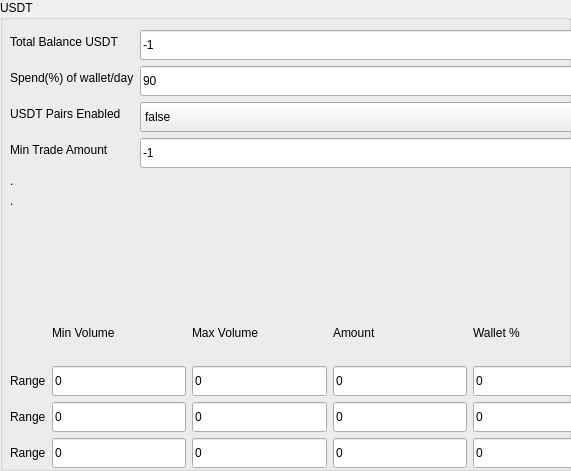
             <widget class="QGroupBox" name="groupBox_3">
              <property name="geometry">
               <rect>
                <x>610</x>
                <y>10</y>
                <width>571</width>
                <height>471</height>
               </rect>
              </property>
              <property name="title">
               <string>USDT</string>
              </property>
              <property name="Combinear.qss" stdset="0">
               <string notr="true"/>
              </property>
              <widget class="QWidget" name="verticalLayoutWidget_6">
               <property name="geometry">
                <rect>
                 <x>10</x>
                 <y>30</y>
                 <width>597</width>
                 <height>546</height>
                </rect>
               </property>
               <layout class="QVBoxLayout" name="verticalLayout_6">
                <item>
                 <layout class="QFormLayout" name="formLayout_7">
                  <item row="0" column="0">
                   <widget class="QLabel" name="totalBalanceBTCLabel_4">
                    <property name="text">
                     <string>Total Balance USDT</string>
                    </property>
                    <property name="Combinear.qss" stdset="0">
                     <string notr="true"/>
                    </property>
                   </widget>
                  </item>
                  <item row="0" column="1">
                   <widget class="QLineEdit" name="txtTotalBalanceUsdt">
                    <property name="minimumSize">
                     <size>
                      <width>0</width>
                      <height>30</height>
                     </size>
                    </property>
                    <property name="text">
                     <string>-1</string>
                    </property>
                    <property name="readOnly">
                     <bool>true</bool>
                    </property>
                    <property name="Combinear.qss" stdset="0">
                     <string notr="true"/>
                    </property>
                   </widget>
                  </item>
                  <item row="1" column="0">
                   <widget class="QLabel" name="spendOfWalletDayLabel_4">
                    <property name="text">
                     <string>Spend(%) of wallet/day</string>
                    </property>
                    <property name="Combinear.qss" stdset="0">
                     <string notr="true"/>
                    </property>
                   </widget>
                  </item>
                  <item row="1" column="1">
                   <widget class="QLineEdit" name="txtSpendPercentageUsdt">
                    <property name="minimumSize">
                     <size>
                      <width>0</width>
                      <height>30</height>
                     </size>
                    </property>
                    <property name="text">
                     <string>90</string>
                    </property>
                    <property name="Combinear.qss" stdset="0">
                     <string notr="true"/>
                    </property>
                   </widget>
                  </item>
                  <item row="2" column="0">
                   <widget class="QLabel" name="bTCPairsEnabledLabel_4">
                    <property name="text">
                     <string>USDT Pairs Enabled</string>
                    </property>
                    <property name="Combinear.qss" stdset="0">
                     <string notr="true"/>
                    </property>
                   </widget>
                  </item>
                  <item row="2" column="1">
                   <widget class="QComboBox" name="drpTradingEnabledUsdt">
                    <property name="minimumSize">
                     <size>
                      <width>0</width>
                      <height>30</height>
                     </size>
                    </property>
                    <property name="Combinear.qss" stdset="0">
                     <string notr="true"/>
                    </property>
                    <item>
                     <property name="text">
                      <string>false</string>
                     </property>
                    </item>
                    <item>
                     <property name="text">
                      <string>true</string>
                     </property>
                    </item>
                   </widget>
                  </item>
                  <item row="3" column="0">
                   <widget class="QLabel" name="minUSDTLimitLabel">
                    <property name="text">
                     <string>Min Trade Amount</string>
                    </property>
                    <property name="Combinear.qss" stdset="0">
                     <string notr="true"/>
                    </property>
                   </widget>
                  </item>
                  <item row="3" column="1">
                   <widget class="QLineEdit" name="txtMinUsdtAmount">
                    <property name="minimumSize">
                     <size>
                      <width>0</width>
                      <height>30</height>
                     </size>
                    </property>
                    <property name="text">
                     <string>-1</string>
                    </property>
                    <property name="Combinear.qss" stdset="0">
                     <string notr="true"/>
                    </property>
                   </widget>
                  </item>
                  <item row="4" column="0">
                   <widget class="QLabel" name="dadsdLabel">
                    <property name="text">
                     <string>.</string>
                    </property>
                    <property name="Combinear.qss" stdset="0">
                     <string notr="true"/>
                    </property>
                   </widget>
                  </item>
                  <item row="5" column="0">
                   <widget class="QLabel" name="dddLabel">
                    <property name="text">
                     <string>.</string>
                    </property>
                    <property name="Combinear.qss" stdset="0">
                     <string notr="true"/>
                    </property>
                   </widget>
                  </item>
                 </layout>
                </item>
                <item>
                 <layout class="QGridLayout" name="gridLayout_6">
                  <item row="1" column="2">
                   <widget class="QLineEdit" name="txtRangeMaxUsdt1">
                    <property name="minimumSize">
                     <size>
                      <width>0</width>
                      <height>30</height>
                     </size>
                    </property>
                    <property name="text">
                     <string>0</string>
                    </property>
                    <property name="Combinear.qss" stdset="0">
                     <string notr="true"/>
                    </property>
                   </widget>
                  </item>
                  <item row="1" column="1">
                   <widget class="QLineEdit" name="txtRangeMinUsdt1">
                    <property name="minimumSize">
                     <size>
                      <width>0</width>
                      <height>30</height>
                     </size>
                    </property>
                    <property name="text">
                     <string>0</string>
                    </property>
                    <property name="Combinear.qss" stdset="0">
                     <string notr="true"/>
                    </property>
                   </widget>
                  </item>
                  <item row="4" column="2">
                   <widget class="QLineEdit" name="txtRangeMaxUsdt4">
                    <property name="minimumSize">
                     <size>
                      <width>0</width>
                      <height>30</height>
                     </size>
                    </property>
                    <property name="text">
                     <string>0</string>
                    </property>
                    <property name="Combinear.qss" stdset="0">
                     <string notr="true"/>
                    </property>
                   </widget>
                  </item>
                  <item row="3" column="0">
                   <widget class="QLabel" name="label_31">
                    <property name="text">
                     <string>Range</string>
                    </property>
                    <property name="Combinear.qss" stdset="0">
                     <string notr="true"/>
                    </property>
                   </widget>
                  </item>
                  <item row="2" column="1">
                   <widget class="QLineEdit" name="txtRangeMinUsdt2">
                    <property name="minimumSize">
                     <size>
                      <width>0</width>
                      <height>30</height>
                     </size>
                    </property>
                    <property name="text">
                     <string>0</string>
                    </property>
                    <property name="Combinear.qss" stdset="0">
                     <string notr="true"/>
                    </property>
                   </widget>
                  </item>
                  <item row="2" column="2">
                   <widget class="QLineEdit" name="txtRangeMaxUsdt2">
                    <property name="minimumSize">
                     <size>
                      <width>0</width>
                      <height>30</height>
                     </size>
                    </property>
                    <property name="text">
                     <string>0</string>
                    </property>
                    <property name="Combinear.qss" stdset="0">
                     <string notr="true"/>
                    </property>
                   </widget>
                  </item>
                  <item row="2" column="3">
                   <widget class="QLineEdit" name="txtRangeAmountUsdt2">
                    <property name="minimumSize">
                     <size>
                      <width>0</width>
                      <height>30</height>
                     </size>
                    </property>
                    <property name="text">
                     <string>0</string>
                    </property>
                    <property name="readOnly">
                     <bool>true</bool>
                    </property>
                    <property name="Combinear.qss" stdset="0">
                     <string notr="true"/>
                    </property>
                   </widget>
                  </item>
                  <item row="3" column="1">
                   <widget class="QLineEdit" name="txtRangeMinUsdt3">
                    <property name="minimumSize">
                     <size>
                      <width>0</width>
                      <height>30</height>
                     </size>
                    </property>
                    <property name="text">
                     <string>0</string>
                    </property>
                    <property name="Combinear.qss" stdset="0">
                     <string notr="true"/>
                    </property>
                   </widget>
                  </item>
                  <item row="3" column="2">
                   <widget class="QLineEdit" name="txtRangeMaxUsdt3">
                    <property name="minimumSize">
                     <size>
                      <width>0</width>
                      <height>30</height>
                     </size>
                    </property>
                    <property name="text">
                     <string>0</string>
                    </property>
                    <property name="Combinear.qss" stdset="0">
                     <string notr="true"/>
                    </property>
                   </widget>
                  </item>
                  <item row="3" column="3">
                   <widget class="QLineEdit" name="txtRangeAmountUsdt3">
                    <property name="minimumSize">
                     <size>
                      <width>0</width>
                      <height>30</height>
                     </size>
                    </property>
                    <property name="text">
                     <string>0</string>
                    </property>
                    <property name="readOnly">
                     <bool>true</bool>
                    </property>
                    <property name="Combinear.qss" stdset="0">
                     <string notr="true"/>
                    </property>
                   </widget>
                  </item>
                  <item row="4" column="3">
                   <widget class="QLineEdit" name="txtRangeAmountUsdt4">
                    <property name="minimumSize">
                     <size>
                      <width>0</width>
                      <height>30</height>
                     </size>
                    </property>
                    <property name="text">
                     <string>0</string>
                    </property>
                    <property name="readOnly">
                     <bool>true</bool>
                    </property>
                    <property name="Combinear.qss" stdset="0">
                     <string notr="true"/>
                    </property>
                   </widget>
                  </item>
                  <item row="4" column="4">
                   <widget class="QLineEdit" name="txtRangePercUsdt4">
                    <property name="minimumSize">
                     <size>
                      <width>0</width>
                      <height>30</height>
                     </size>
                    </property>
                    <property name="text">
                     <string>0</string>
                    </property>
                    <property name="Combinear.qss" stdset="0">
                     <string notr="true"/>
                    </property>
                   </widget>
                  </item>
                  <item row="4" column="0">
                   <widget class="QLabel" name="label_32">
                    <property name="text">
                     <string>Range</string>
                    </property>
                    <property name="Combinear.qss" stdset="0">
                     <string notr="true"/>
                    </property>
                   </widget>
                  </item>
                  <item row="5" column="2">
                   <widget class="QLineEdit" name="txtRangeMaxUsdt5">
                    <property name="minimumSize">
                     <size>
                      <width>0</width>
                      <height>30</height>
                     </size>
                    </property>
                    <property name="text">
                     <string>0</string>
                    </property>
                    <property name="Combinear.qss" stdset="0">
                     <string notr="true"/>
                    </property>
                   </widget>
                  </item>
                  <item row="6" column="4">
                   <widget class="QLineEdit" name="txtRangePercUsdt6">
                    <property name="minimumSize">
                     <size>
                      <width>0</width>
                      <height>30</height>
                     </size>
                    </property>
                    <property name="text">
                     <string>0</string>
                    </property>
                    <property name="Combinear.qss" stdset="0">
                     <string notr="true"/>
                    </property>
                   </widget>
                  </item>
                  <item row="5" column="4">
                   <widget class="QLineEdit" name="txtRangePercUsdt5">
                    <property name="minimumSize">
                     <size>
                      <width>0</width>
                      <height>30</height>
                     </size>
                    </property>
                    <property name="text">
                     <string>0</string>
                    </property>
                    <property name="Combinear.qss" stdset="0">
                     <string notr="true"/>
                    </property>
                   </widget>
                  </item>
                  <item row="5" column="3">
                   <widget class="QLineEdit" name="txtRangeAmountUsdt5">
                    <property name="minimumSize">
                     <size>
                      <width>0</width>
                      <height>30</height>
                     </size>
                    </property>
                    <property name="text">
                     <string>0</string>
                    </property>
                    <property name="readOnly">
                     <bool>true</bool>
                    </property>
                    <property name="Combinear.qss" stdset="0">
                     <string notr="true"/>
                    </property>
                   </widget>
                  </item>
                  <item row="6" column="3">
                   <widget class="QLineEdit" name="txtRangeAmountUsdt6">
                    <property name="minimumSize">
                     <size>
                      <width>0</width>
                      <height>30</height>
                     </size>
                    </property>
                    <property name="text">
                     <string>0</string>
                    </property>
                    <property name="readOnly">
                     <bool>true</bool>
                    </property>
                    <property name="Combinear.qss" stdset="0">
                     <string notr="true"/>
                    </property>
                   </widget>
                  </item>
                  <item row="6" column="2">
                   <widget class="QLineEdit" name="txtRangeMaxUsdt6">
                    <property name="minimumSize">
                     <size>
                      <width>0</width>
                      <height>30</height>
                     </size>
                    </property>
                    <property name="text">
                     <string>0</string>
                    </property>
                    <property name="Combinear.qss" stdset="0">
                     <string notr="true"/>
                    </property>
                   </widget>
                  </item>
                  <item row="5" column="1">
                   <widget class="QLineEdit" name="txtRangeMinUsdt5">
                    <property name="minimumSize">
                     <size>
                      <width>0</width>
                      <height>30</height>
                     </size>
                    </property>
                    <property name="text">
                     <string>0</string>
                    </property>
                    <property name="Combinear.qss" stdset="0">
                     <string notr="true"/>
                    </property>
                   </widget>
                  </item>
                  <item row="6" column="0">
                   <widget class="QLabel" name="label_33">
                    <property name="text">
                     <string>Range</string>
                    </property>
                    <property name="Combinear.qss" stdset="0">
                     <string notr="true"/>
                    </property>
                   </widget>
                  </item>
                  <item row="6" column="1">
                   <widget class="QLineEdit" name="txtRangeMinUsdt6">
                    <property name="minimumSize">
                     <size>
                      <width>0</width>
                      <height>30</height>
                     </size>
                    </property>
                    <property name="text">
                     <string>0</string>
                    </property>
                    <property name="Combinear.qss" stdset="0">
                     <string notr="true"/>
                    </property>
                   </widget>
                  </item>
                  <item row="5" column="0">
                   <widget class="QLabel" name="label_34">
                    <property name="text">
                     <string>Range</string>
                    </property>
                    <property name="Combinear.qss" stdset="0">
                     <string notr="true"/>
                    </property>
                   </widget>
                  </item>
                  <item row="1" column="0">
                   <widget class="QLabel" name="label_35">
                    <property name="text">
                     <string>Range</string>
                    </property>
                    <property name="Combinear.qss" stdset="0">
                     <string notr="true"/>
                    </property>
                   </widget>
                  </item>
                  <item row="2" column="0">
                   <widget class="QLabel" name="label_36">
                    <property name="text">
                     <string>Range</string>
                    </property>
                    <property name="Combinear.qss" stdset="0">
                     <string notr="true"/>
                    </property>
                   </widget>
                  </item>
                  <item row="1" column="3">
                   <widget class="QLineEdit" name="txtRangeAmountUsdt1">
                    <property name="minimumSize">
                     <size>
                      <width>0</width>
                      <height>30</height>
                     </size>
                    </property>
                    <property name="text">
                     <string>0</string>
                    </property>
                    <property name="readOnly">
                     <bool>true</bool>
                    </property>
                    <property name="Combinear.qss" stdset="0">
                     <string notr="true"/>
                    </property>
                   </widget>
                  </item>
                  <item row="0" column="3">
                   <widget class="QLabel" name="label_37">
                    <property name="frameShadow">
                     <enum>QFrame::Plain</enum>
                    </property>
                    <property name="lineWidth">
                     <number>6</number>
                    </property>
                    <property name="text">
                     <string>Amount</string>
                    </property>
                    <property name="Combinear.qss" stdset="0">
                     <string notr="true"/>
                    </property>
                   </widget>
                  </item>
                  <item row="0" column="1">
                   <widget class="QLabel" name="label_38">
                    <property name="text">
                     <string>Min Volume</string>
                    </property>
                    <property name="Combinear.qss" stdset="0">
                     <string notr="true"/>
                    </property>
                   </widget>
                  </item>
                  <item row="0" column="2">
                   <widget class="QLabel" name="label_39">
                    <property name="text">
                     <string>Max Volume</string>
                    </property>
                    <property name="Combinear.qss" stdset="0">
                     <string notr="true"/>
                    </property>
                   </widget>
                  </item>
                  <item row="2" column="4">
                   <widget class="QLineEdit" name="txtRangePercUsdt2">
                    <property name="minimumSize">
                     <size>
                      <width>0</width>
                      <height>30</height>
                     </size>
                    </property>
                    <property name="text">
                     <string>0</string>
                    </property>
                    <property name="Combinear.qss" stdset="0">
                     <string notr="true"/>
                    </property>
                   </widget>
                  </item>
                  <item row="1" column="4">
                   <widget class="QLineEdit" name="txtRangePercUsdt1">
                    <property name="minimumSize">
                     <size>
                      <width>0</width>
                      <height>30</height>
                     </size>
                    </property>
                    <property name="text">
                     <string>0</string>
                    </property>
                    <property name="Combinear.qss" stdset="0">
                     <string notr="true"/>
                    </property>
                   </widget>
                  </item>
                  <item row="0" column="4">
                   <widget class="QLabel" name="label_40">
                    <property name="text">
                     <string>Wallet %</string>
                    </property>
                    <property name="Combinear.qss" stdset="0">
                     <string notr="true"/>
                    </property>
                   </widget>
                  </item>
                  <item row="3" column="4">
                   <widget class="QLineEdit" name="txtRangePercUsdt3">
                    <property name="minimumSize">
                     <size>
                      <width>0</width>
                      <height>30</height>
                     </size>
                    </property>
                    <property name="text">
                     <string>0</string>
                    </property>
                    <property name="Combinear.qss" stdset="0">
                     <string notr="true"/>
                    </property>
                   </widget>
                  </item>
                  <item row="4" column="1">
                   <widget class="QLineEdit" name="txtRangeMinUsdt4">
                    <property name="minimumSize">
                     <size>
                      <width>0</width>
                      <height>30</height>
                     </size>
                    </property>
                    <property name="text">
                     <string>0</string>
                    </property>
                    <property name="Combinear.qss" stdset="0">
                     <string notr="true"/>
                    </property>
                   </widget>
                  </item>
                 </layout>
                </item>
               </layout>
              </widget>
             </widget>
